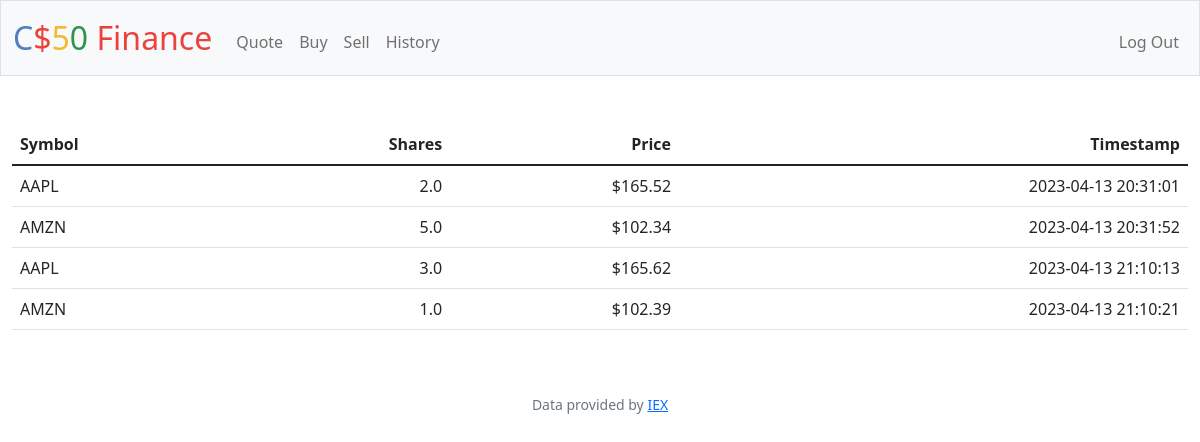
The app's page /history (signed in), older data.
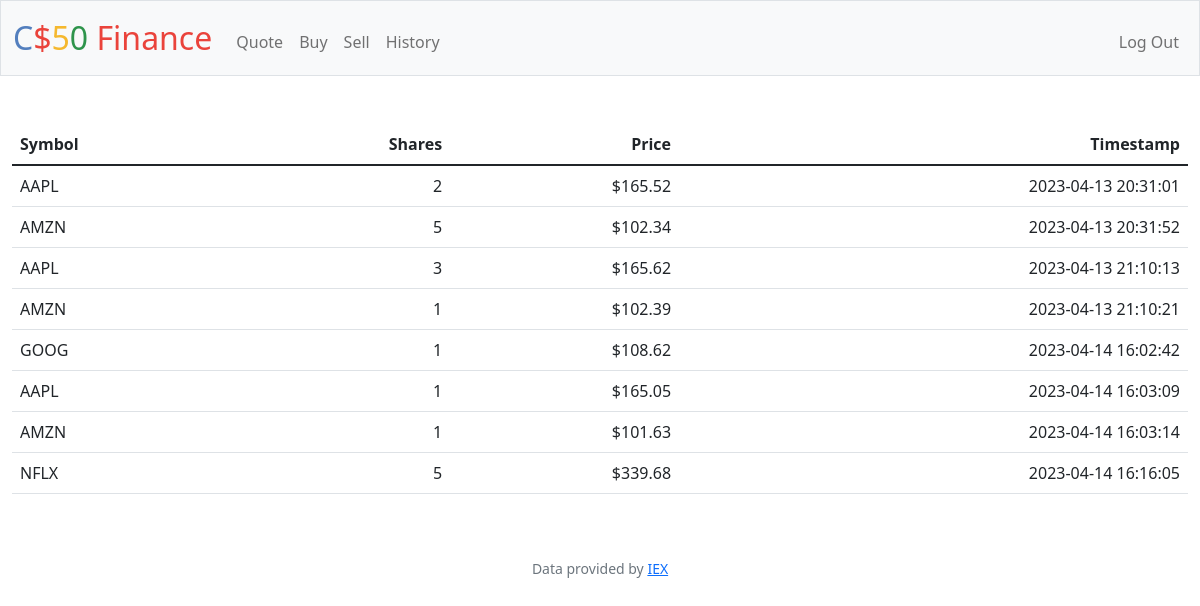
The same page, newer data.
### tables this page shows
CREATE TABLE "transactions" (
id INTEGER PRIMARY KEY AUTOINCREMENT NOT NULL,
    user_id INTEGER NOT NULL,
    type TEXT NOT NULL,
    company TEXT NOT NULL,
    symbol TEXT NOT NULL,
    price NUMERIC NOT NULL,
    shares NUMERIC NOT NULL,
    date DATETIME NOT NULL,
    FOREIGN KEY(user_id) REFERENCES users(id)
);

### app.py (the view)
@app.route("/history")
@login_required
def history():
    userId = session["user_id"]
    userTransactions = db.execute("SELECT symbol, shares, price, date FROM transactions WHERE user_id = ?", userId)
    return render_template("history.html", history=userTransactions, usd=usd)

### app.py (called while the page is built)
@app.after_request
def after_request(response):
    response.headers["Cache-Control"] = "no-cache, no-store, must-revalidate"
    response.headers["Expires"] = 0
    response.headers["Pragma"] = "no-cache"
    return response

### helpers.py (called while the page is built)
def login_required(f):
    @wraps(f)
    def decorated_function(*args, **kwargs):
        if session.get("user_id") is None:
            return redirect("/login")
        return f(*args, **kwargs)
    return decorated_function

def usd(value):
    return f"${value:,.2f}"

### templates/history.html (shortened to what this page needs)
{% extends "layout.html" %}
{% block main %}
    <table class="table table-hover">
        <thead>
            <tr>
                <th class="text-start">Symbol</th>
                <th class="text-end">Shares</th>
                <th class="text-end">Price</th>
                <th class="text-end">Timestamp</th>
            </tr>
        </thead>
        <tbody>
            {% for row in history %}
                <tr>
                    <td class="text-start">{{ row["symbol"] }}</td>
                    <td class="text-end">{{ row["shares"] }}</td>
                    <td class="text-end">{{ usd(row["price"]) }}</td>
                    <td class="text-end">{{ row["date"] }}</td>
                </tr>
            {% endfor %}
        </tbody>
    </table>
{% endblock %}

### templates/layout.html (shortened to what this page needs)
<!DOCTYPE html>
<html lang="en">
    <head>
        <link href="https://cdn.jsdelivr.net/npm/bootstrap@5.1.3/dist/css/bootstrap.min.css" rel="stylesheet">
        <link href="/static/styles.css" rel="stylesheet">
    </head>
    <body>
        <nav class="bg-light border navbar navbar-expand-md navbar-light">
            <div class="container-fluid">
                <a class="navbar-brand" href="/"><span class="blue">C</span><span class="red">$</span><span class="yellow">5</span><span class="green">0</span> <span class="red">Finance</span></a>
                <div class="collapse navbar-collapse" id="navbar">
                    {% if session["user_id"] %}
                        <ul class="navbar-nav me-auto mt-2">
                            <li class="nav-item"><a class="nav-link" href="/quote">Quote</a></li>
                            <li class="nav-item"><a class="nav-link" href="/buy">Buy</a></li>
                            <li class="nav-item"><a class="nav-link" href="/sell">Sell</a></li>
                            <li class="nav-item"><a class="nav-link" href="/history">History</a></li>
                        </ul>
                        <ul class="navbar-nav ms-auto mt-2">
                            <li class="nav-item"><a class="nav-link" href="/logout">Log Out</a></li>
                        </ul>
                    {% else %}
                        <ul class="navbar-nav ms-auto mt-2">
                            <li class="nav-item"><a class="nav-link" href="/register">Register</a></li>
                            <li class="nav-item"><a class="nav-link" href="/login">Log In</a></li>
                        </ul>
                    {% endif %}
                </div>
            </div>
        </nav>
        <main class="container-fluid py-5 text-center">
            {% block main %}{% endblock %}
        </main>
        <footer class="mb-5 small text-center text-muted">
            Data provided by <a href="https://iexcloud.io/">IEX</a>
        </footer>
    </body>
</html>

### static/styles.css (style rules this page uses)
nav .navbar-brand { font-size: xx-large; }
nav .navbar-brand .blue { color: #537fbe; }
nav .navbar-brand .red { color: #ea433b; }
nav .navbar-brand .yellow { color: #f5b82e; }
nav .navbar-brand .green { color: #2e944b; }

Row changes from the older to the newer data that the page shows:
now on this page (row edited): transactions: symbol "AAPL", shares "2", price "$165.52", date "2023-04-13 20:31:01"
changed transactions (number 2 of 8 on the later page): symbol "AAPL" → "AMZN"; shares "2.0" → "5"; price "$165.52" → "$102.34"; date "2023-04-13 20:31:01" → "2023-04-13 20:31:52"
changed transactions (number 3 of 8 on the later page): symbol "AMZN" → "AAPL"; shares "5.0" → "3"; price "$102.34" → "$165.62"; date "2023-04-13 20:31:52" → "2023-04-13 21:10:13"
changed transactions (number 4 of 8 on the later page): symbol "AAPL" → "AMZN"; shares "3.0" → "1"; price "$165.62" → "$102.39"; date "2023-04-13 21:10:13" → "2023-04-13 21:10:21"
changed transactions: symbol "AMZN" → "GOOG"; shares "1.0" → "1"; price "$102.39" → "$108.62"; date "2023-04-13 21:10:21" → "2023-04-14 16:02:42"
added transactions: symbol "AAPL", shares "1", price "$165.05", date "2023-04-14 16:03:09"
added transactions: symbol "AMZN", shares "1", price "$101.63", date "2023-04-14 16:03:14"
added transactions: symbol "NFLX", shares "5", price "$339.68", date "2023-04-14 16:16:05"
